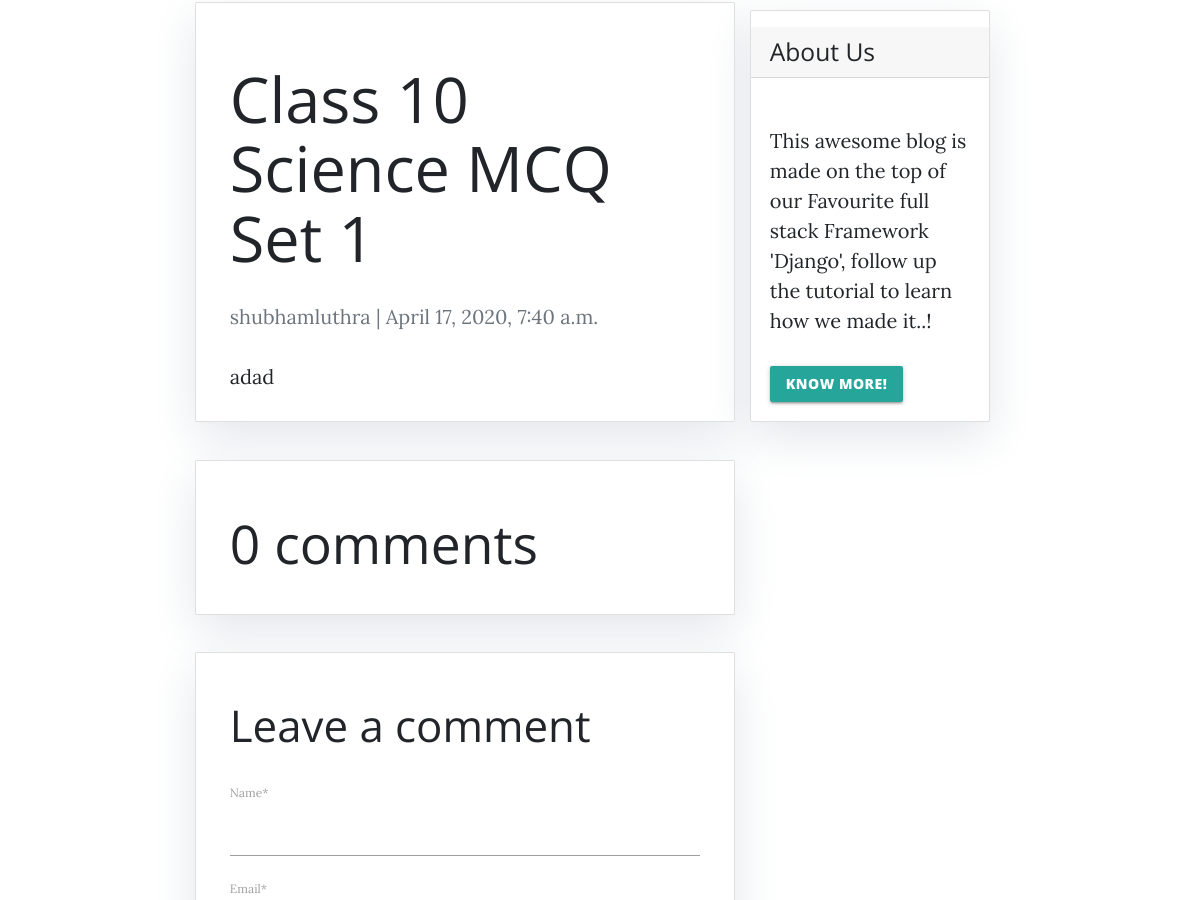
The app's page /abc/ (middle part), older data.
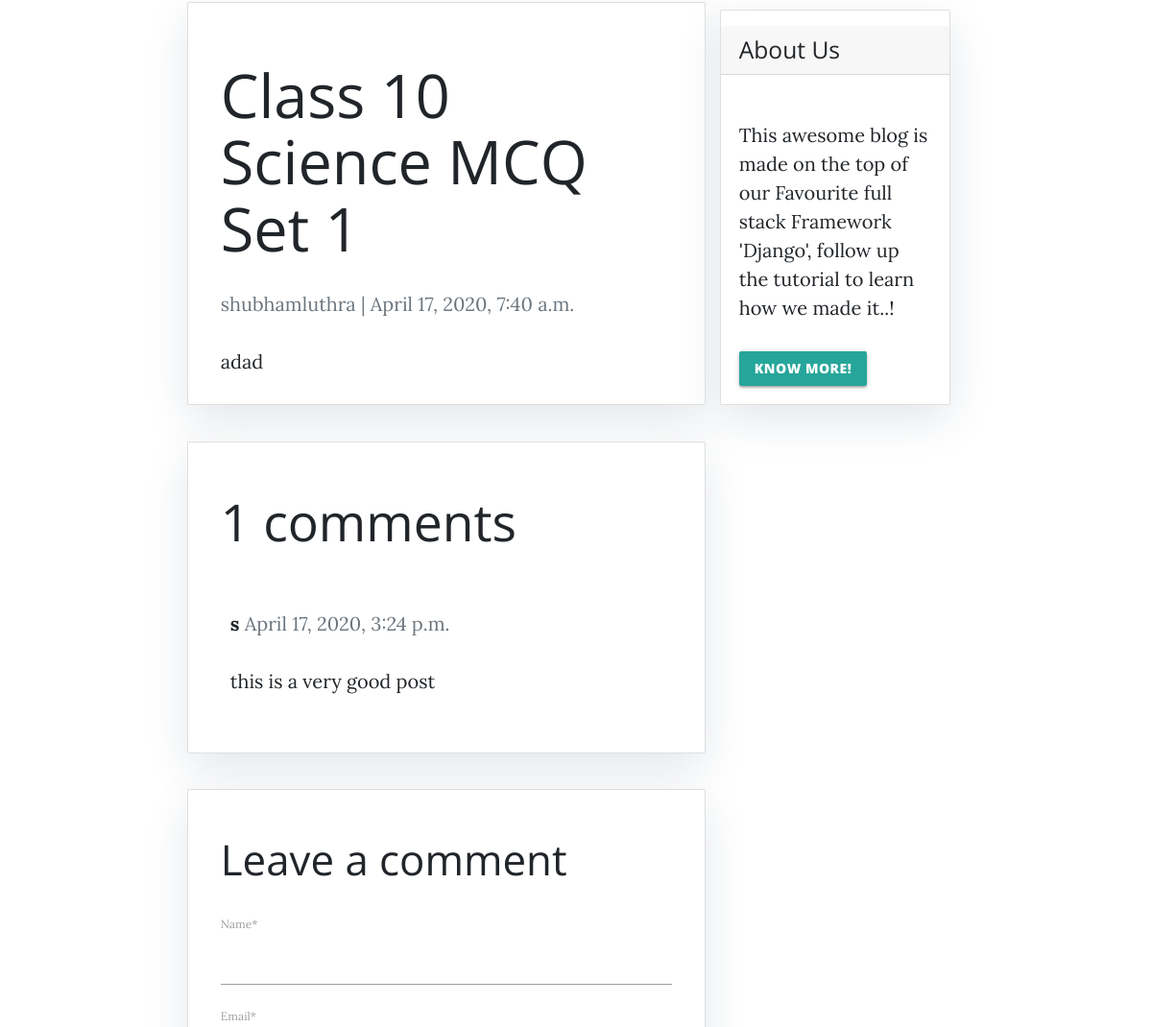
The same page, newer data.
### blog/models.py (models this page shows, shortened)
class Comment(models.Model):
    post = models.ForeignKey(Post,on_delete=models.CASCADE,related_name='comments')
    name = models.CharField(max_length=80)
    email = models.EmailField()
    body = models.TextField()
    created_on = models.DateTimeField(auto_now_add=True)
    active = models.BooleanField(default=False)
    class Meta:
        ordering = ['created_on']

### blog/views.py (the view)
# urls.py: path('<slug:slug>/', views.post_detail, name='post_detail'),
def post_detail(request, slug):
    template_name = 'post_detail.html'
    post = get_object_or_404(Post, slug=slug)
    comments = post.comments.filter(active=True)
    new_comment = None
    if request.method == 'POST':
        comment_form = CommentForm(data=request.POST)
        if comment_form.is_valid():
            new_comment = comment_form.save(commit=False)
            new_comment.post = post
            new_comment.save()
    else:
        comment_form = CommentForm()
    return render(request, template_name, {'post': post,
                                           'comments': comments,
                                           'new_comment': new_comment,
                                           'comment_form': comment_form})

### blog/forms.py
class CommentForm(forms.ModelForm):
    class Meta:
        model = Comment
        fields = ('name', 'email', 'body')

### Blog_Application/templates/post_detail.html (shortened to what this page needs)
{% extends 'base.html' %} {% block content %} {% load static %}
{% load crispy_forms_tags %}
<div class="container">
  <div class="row">
    <div class="col-md-8 card mb-4 mt-3 left top">
      <div class="card-body">
        <h1>{% block title %} {{ post.title }} {% endblock title %}</h1>
        <p class="text-muted">{{ post.author }} | {{ post.created_on }}</p>
        <p class="card-text">{{ post.content | safe }}</p>
      </div>
    </div>
    {% block sidebar %} {% include 'sidebar.html' %} {% endblock sidebar %}
    <div class="col-md-8 card mb-4 mt-3">
      <div class="card-body">
        <h2>{{ comments.count }} comments</h2>
        {% for comment in comments %}
        <div class="comments" style="padding: 10px;">
          <p class="font-weight-bold">
            {{ comment.name }}
            <span class="text-muted font-weight-normal">
              {{ comment.created_on }}
            </span>
          </p>
          {{ comment.body | linebreaks }}
        </div>
        {% endfor %}
      </div>
    </div>
    <div class="col-md-8 card mb-4 mt-3">
      <div class="card-body">
        {% if new_comment %}
        <div class="alert alert-success" role="alert">
          Your comment is awaiting moderation
        </div>
        {% else %}
        <h3>Leave a comment</h3>
        <form method="post" style="margin-top: 1.3em;">
          {{ comment_form | crispy }}
        </form>
        {% endif %}
      </div>
    </div>
  </div>
</div>
{% endblock content %}

Row changes from the older to the newer data that the page shows:
added Comment: name "s", created_on "April 17, 2020, 3:24 p.m.", body "this is a very good post"
Text that changed along with them:
{{ comments.count }}: "0" → "1"
